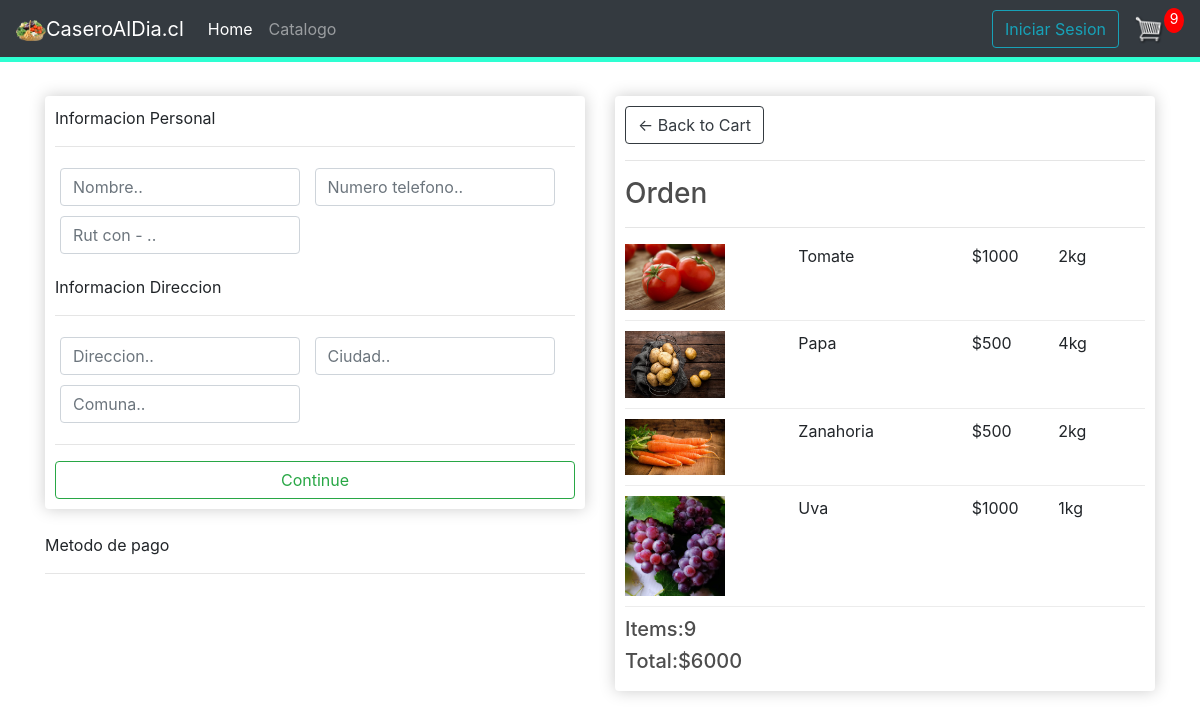
Screenshot of /checkout/ (signed in) with the database file from the repository.
### store/models.py (models this page shows, shortened)
class OrderItem(models.Model):
    product=models.ForeignKey(Product, on_delete=models.SET_NULL, null=True)
    order=models.ForeignKey(Order, on_delete=models.SET_NULL, null=True)
    quantity=models.IntegerField(default=0, null=True, blank=True)
    date_added=models.DateTimeField(auto_now_add=True)
    @property
    def get_total(self):
        total=self.product.price * self.quantity
        return total

class Product(models.Model):
    name=models.CharField(max_length=200)
    price=models.FloatField()
    image=models.ImageField(null=True, blank=True)
    @property
    def imageURL(self):
        try:
            url=self.image.url
        except:
            url=''
        return url

class Order(models.Model):
    customer=models.ForeignKey(Customer, on_delete=models.SET_NULL, null=True, blank=True)
    date_ordered= models.DateTimeField(auto_now_add=True)
    complete=models.BooleanField(default=False)
    transaction_id=models.CharField(max_length=100, null=True)
    @property
    def get_cart_total(self):
        orderitems=self.orderitem_set.all()
        total=sum([item.get_total for item in orderitems])
        return total
    @property
    def get_cart_items(self):
        orderitems=self.orderitem_set.all()
        total=sum([item.quantity for item in orderitems])
        return total

### store/views.py (the view)
# urls.py: path('checkout/', views.checkout, name="checkout"),
def checkout(request):
    if request.user.is_authenticated:
        customer = request.user.customer
        order, created= Order.objects.get_or_create(customer=customer, complete=False)
        items=order.orderitem_set.all()
        cartItems=order.get_cart_items
    else:
        items={'get_cart_total':0, 'get_cart_items':0}
        order = []
        cartItems=order['get_cart_items']
    context = {'items':items, 'order':order, 'cartItems':cartItems}
    return render(request, 'store/checkout.html', context)

### store/templates/store/checkout.html (shortened to what this page needs)
{% extends 'store/main.html' %}
{% load static %}
{% block content %}
    <div class="row">
        <div class="col-lg-6">
            <div class="box-element" id="form-wrapper">
                <form id="form">
                    <div id="user-info">
                        <p>Informacion Personal</p>
                        <hr>
                        <div class="form-field">
                            <input required class="form-control" type="text" name="Nombre" placeholder="Nombre..">
                        </div>
                        <div class="form-field">
                            <input required class="form-control" type="number" name="Numero telefono" placeholder="Numero telefono..">
                        </div>
                        <div class="form-field">
                            <input required class="form-control" type="text" name="Rut" placeholder="Rut con - ..">
                        </div>
                    </div>
                    <div id="shipping-info">
                        <p>Informacion Direccion</p>
                        <hr>
                        <div class="form-field">
                            <input class="form-control" type="text" name="Direccion" placeholder="Direccion..">
                        </div>
                        <div class="form-field">
                            <input class="form-control" type="text" name="Ciudad" placeholder="Ciudad..">
                        </div>
                        <div class="form-field">
                            <input class="form-control" type="text" name="Comuna" placeholder="Comuna..">
                        </div>
                    </div>
                    <hr>
                    <input id="form-button" class="btn btn-outline-success btn-block" type="submit" value="Continue">
                </form>
            </div>
            <br><p>Metodo de pago</p>
            <hr>
        </div>
        <div class="col-lg-6">
            <div class="box-element">
                <a  class="btn btn-outline-dark" href="{% url 'cart' %}">&#x2190; Back to Cart</a>
                <hr>
                <h3>Orden</h3>
                <hr>
                {% for item in items %}
                <div class="cart-row">
                    <div style="flex:2"><img class="row-image" src="{{item.product.imageURL}}"></div>
                    <div style="flex:2"><p>{{item.product.name}}</p></div>
					<div style="flex:1"><p>${{item.product.price|floatformat:0}}</p></div>
					<div style="flex:1"><p>{{item.quantity}}kg</p></div>
				</div>
				{% endfor %}
				<h5>Items:{{order.get_cart_items}}</h5>
				<h5>Total:${{order.get_cart_total|floatformat:0}}</h5>
            </div>
        </div>
    </div>
{% endblock content %}

### static/css/main.css (style rules this page uses)
body { background-color: hsl(0, 0%, 98%); }
h1,h2,h3,h4,h5,h6 { color:hsl(0, 0%, 30%); }
.box-element { box-shadow:hsl(0, 0%, 80%) 0 0 16px; background-color: #fff; border-radius: 4px; padding: 10px; }
.col-lg-4, .col-lg-6, .col-lg-8, .col-lg-12 { margin-top: 10px; }
.btn { border-radius: 0; }
.row-image { width: 100px; }
.form-field { width:250px; display: inline-block; padding: 5px; }
.cart-row { display: flex; align-items: flex-stretch; padding-bottom: 10px; margin-bottom: 10px; border-bottom: 1px solid #ececec; }

### store/templates/store/main.html (style rules this page uses)
body { background-image: url("https://image.freepik.com/vector-gratis/patron-fisuras-petalos-sobre-fondo-gris_53876-61842.jpg"); background-color: #cccccc; }

### rows the page displays
OrderItem: product.imageURL (picture), product.name "Tomate", product.price "1000", quantity "2"
OrderItem: product.imageURL (picture), product.name "Papa", product.price "500", quantity "4"
OrderItem: product.imageURL (picture), product.name "Zanahoria", product.price "500", quantity "2"
OrderItem: product.imageURL (picture), product.name "Uva", product.price "1000", quantity "1"
Order: get_cart_items "9", get_cart_total "6000"

### other values shown
{{ cartItems }} "9"
